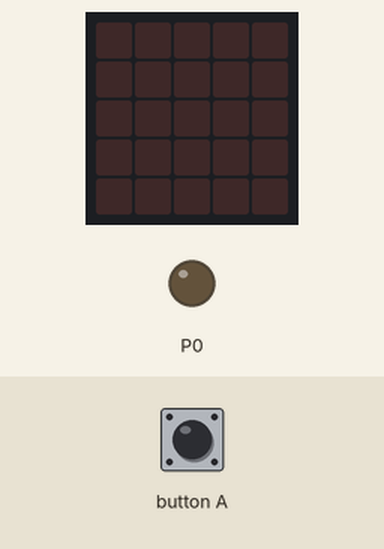
This program was run on a simulated BBC micro:bit running MicroPython. On the bench: the board's 5×5 LED display, output pins drawn as LEDs (lit = HIGH). The inputs (shaded band) are chosen by the test bench.

Above: at 1.2 s.
1.3 s: button A pressed for 0.15 s
At 1.35 s:
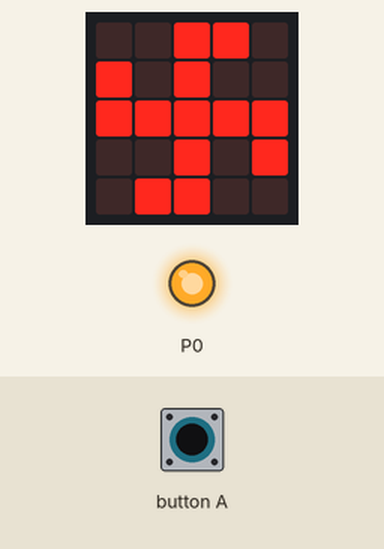
At 1.86 s:
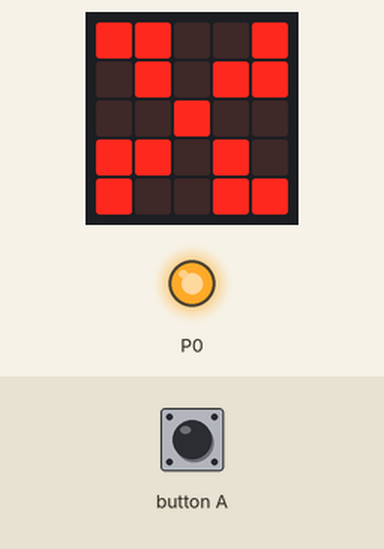
Timing chart, 0 to 4.3 s (numbered marks = the images above; inputs shaded):
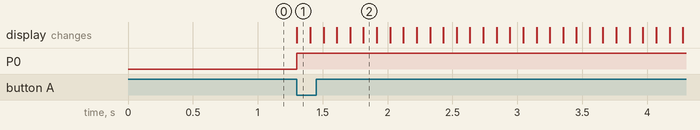

The program:

_____.py
```python
from microbit import *
fun1 = Image("00990:90900:99999:00909:09900")
fun2 = Image("99009:09099:00900:99090:90099")
all_fun = [fun1, fun2]
while True:
    if button_a.is_pressed():
      while True:
          pin0.write_digital(1)
          display.show(all_fun, delay=100)
    else:
      display.show(Image.HEART)
      display.clear()


'''
这节课学习使用Python语言编程使风扇电机转动起来，按下A键以后，风扇开始转动，同时点阵上有一个风扇转动的动画。

Micro:bit有5*5个LED组成的点阵，在点阵上的每个LED亮度都可以设置为0至9中的一个值。
如果一个LED的亮度被设置为0，那么它就熄灭了。如果如果它的亮度被设置为9，那么它就处于最亮的水平。
利用这个特点我们就可以在micro:bit点阵上显示自定义的风扇图像，
如果按键A按下，设置引脚pin0为高电平，搭配ULN2003驱动板来驱动风扇，同时点阵上显示一个风扇转动的动画。
'''
```

Measured:
- after the input at 1.3 s, P0: LOW → HIGH at once; the display: changes at once (image 1)
